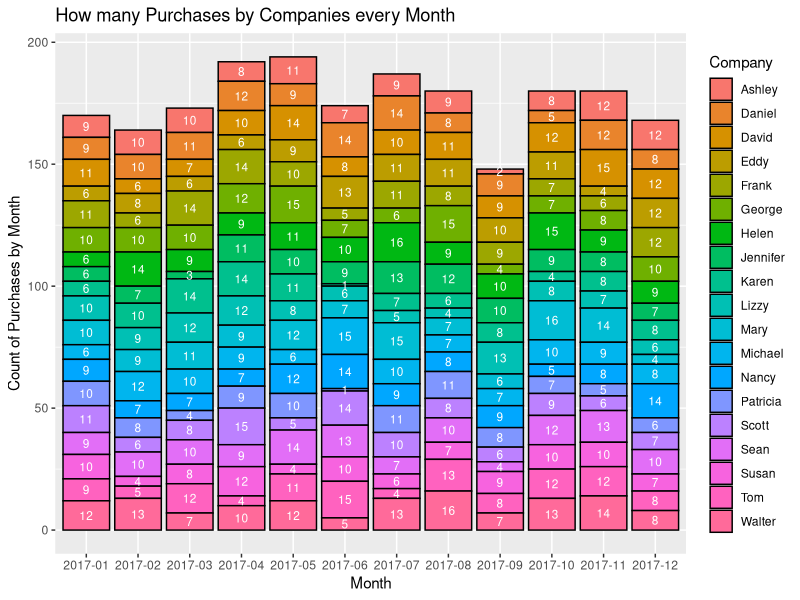
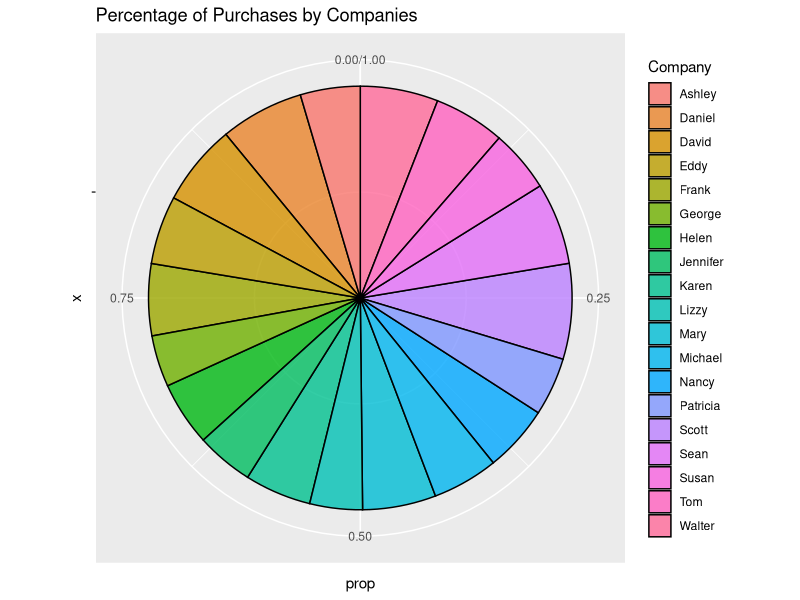
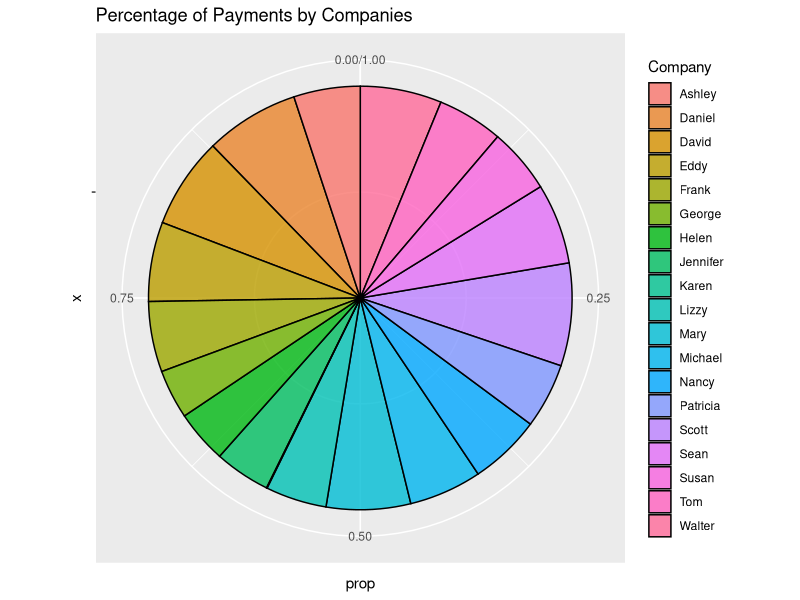

Generate these figures, in order, with R: (Note: this script raises an error after producing the figures.)
library(tidyverse)
library(dplyr)
#Going to import the information


Purchase_Data <- readxl::read_excel("2018-03-12 Stamps.com Excel assessment.xlsx", 
                                    sheet = "Purchase Payment Data")
Purchase_Data$Date <- as.Date(Purchase_Data$Date, format = '%m/%d/%Y')
Purchase_Data <- Purchase_Data %>%
  mutate(month = format(Date, "%m"))

#1. Show total amount of purchases in each month by each company 
Purchase_Data %>%
  ggplot(aes(x = format(Date, "%Y-%m"), fill = Company))+
  geom_bar(color = 'Black') +
  labs(x = 'Month', y = "Count of Purchases by Month", title = "How many Purchases by Companies every Month")+
  geom_text(stat = 'count', aes(label=..count..), size = 3, position = position_stack(vjust = 0.5), color="white")


#2. Billing for each Company at the end of the month
Bill_Data <- Purchase_Data %>%
  group_by(month, Company) %>%
  summarise(sum_spend = sum(Spend, na.rm = TRUE), sum_payment = sum(Payment, na.rm = TRUE),
            Bill = sum_spend + sum_payment)

#This is the largest bill that Stamps will collect in the entire year
max(Bill_Data$Bill)

#3. What is the dollar amount of each customers highest bill
Bill_Data %>%
  select(Company, Bill) %>%
  group_by(Company) %>%
  summarise(max_bill = max(Bill))

#4 Profit margins is a flat percentage. 1st, 4th, 6th profitable person
Profitable_margin_customers <- Purchase_Data %>%
  group_by(Company) %>%
  summarise(total_purchase = sum(Spend, na.rm = TRUE)) %>%
  arrange(desc(total_purchase))

#These are the most profitable customers by purchases
Profitable_margin_customers[1,]
Profitable_margin_customers[4,]
Profitable_margin_customers[6,]

#Quick percentage breakdown of the information by the purchases amount over the year
#by each company
Profitable_margin_customers <- Profitable_margin_customers %>%
  mutate(prop = total_purchase / sum(total_purchase))
Profitable_margin_customers %>%
  ggplot(aes(x = '', y = prop, fill = Company)) +
  geom_bar(stat = 'identity', alpha = .8, color = 'Black')+
  coord_polar('y', start = 0) +
  labs(title = "Percentage of Purchases by Companies")

#The method would be similar with more companies as you are just finding the most profitable
# the ones that are buying the most.

#5 Credit Exposure
Bill_Data %>%
  group_by(month) %>%
  summarise(credit_exposure = sum(Bill))

#6 Most Valueable Customer YTD
Customer_Payments <- Purchase_Data %>%
  group_by(Company) %>%
  summarise(total_payments = sum(Payment, na.rm = TRUE)) %>%
  arrange(total_payments)

#The total payments broken down into percentages of companies
Customer_Payments <- Customer_Payments %>%
  mutate(prop = total_payments / sum(total_payments))

Customer_Payments %>%
  ggplot(aes(x = '', y = prop, fill = Company)) +
  geom_bar(stat = 'identity', alpha = .8, color = 'Black')+
  coord_polar('y', start = 0) +
  labs(title = "Percentage of Payments by Companies")

#If we go off the same as in question 4 and choose 1, 4, 6
Customer_Payments[1,]
Customer_Payments[4,]
Customer_Payments[6,]

## B) most valuable customer by month
Customer_Payments_month1 <- Purchase_Data %>%
  group_by(Company, month) %>%
  summarise(total_payments = sum(Payment, na.rm = TRUE)) %>%
  group_by(month) %>%
  summarise(total_payments = min(total_payments))
Customer_Payments_month2 <- Purchase_Data %>%
  group_by(Company, month) %>%
  summarise(total_payments = sum(Payment, na.rm = TRUE))
Customer_Payments_month <- left_join(Customer_Payments_month1, Customer_Payments_month2, by = c('month', 'total_payments'))

#7 Billed on 16 of each month

Purchase_Data %>%
  mutate(day = parse_date(fo))
